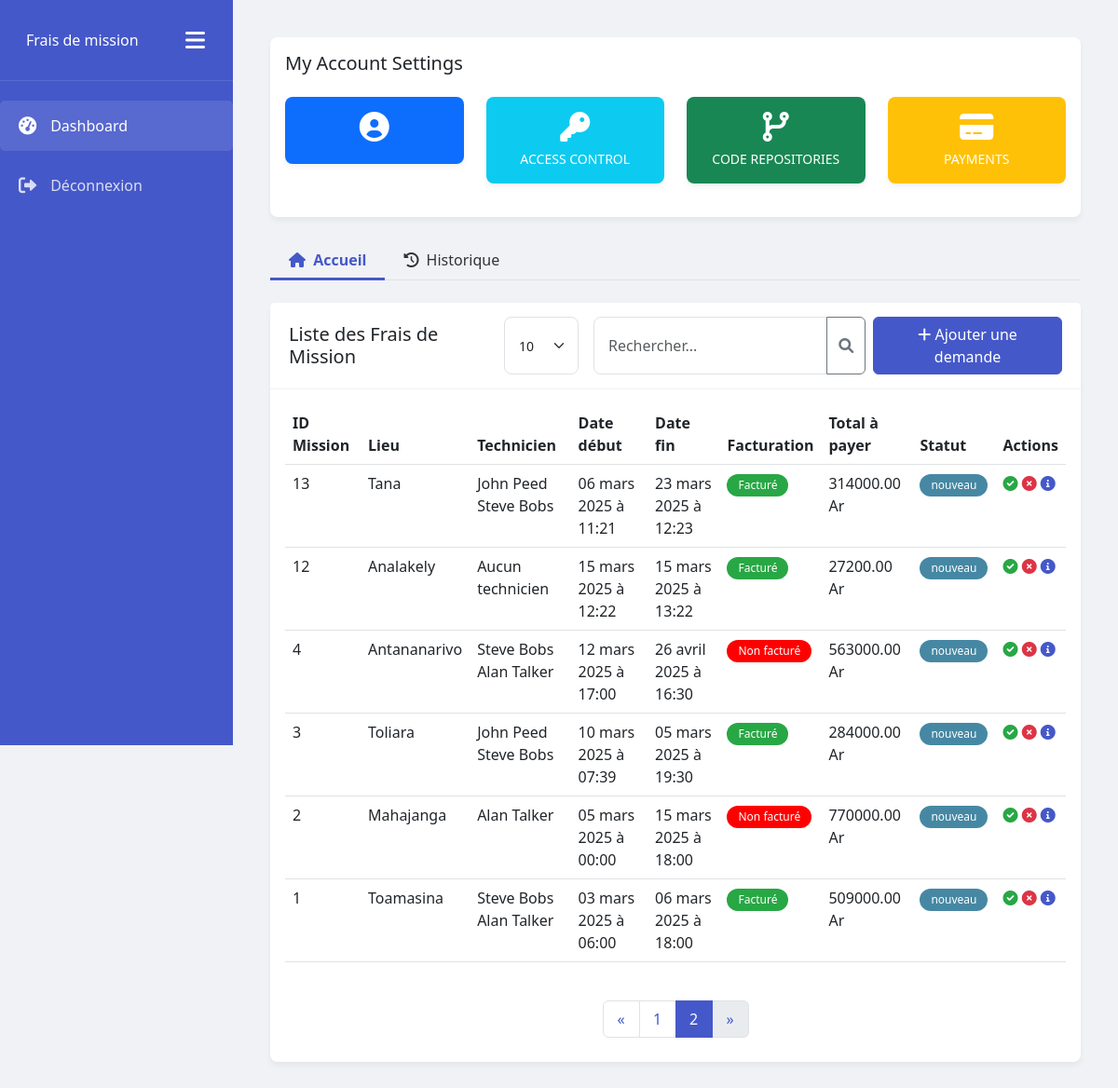
Screenshot of /?page=2 with the database file from the repository.
### fdm_app/models.py (models this page shows, shortened)
class Mission(models.Model):
    techniciens = models.ManyToManyField(Technician, related_name="missions")
    mission_details = models.TextField(
        help_text='details de la mission',
        verbose_name='Mission Details'
    )
    start_date = models.DateField(
        help_text='date de debut de la mission',
        verbose_name='Start Date'
    )
    start_hour = models.TimeField(
        help_text='heure de debut de la mission',
        verbose_name='Start Hour'
    )
    end_date = models.DateField(
        help_text='date de fin de la mission',
        verbose_name='End Date'
    )
    end_hour = models.TimeField(
        help_text='heure de fin de la mission',
        verbose_name='End Hour'
    )
    location = models.CharField(
        max_length=50,
        help_text='lieu de la mission'
    )
    facturation = models.BooleanField(
        help_text='facturation de la mission, facturee ou non',
        verbose_name='Facturation'
    )
    STATUS_CHOICES = [
        ('NEW', 'New'),
        ('REFUSED', 'Refused'),
        ('VALIDATED', 'Validated'),
    ]
    status = models.CharField(
        max_length=10,
        choices=STATUS_CHOICES,
        default='NEW',
        verbose_name='Status',
        help_text='Statut de la mission'
    )

class Technician(models.Model):
    first_name = models.CharField(
        max_length=50,
        help_text='nom du technicien'
    )
    last_name = models.CharField(
        max_length=50,
        help_text='prenom du technicien'
    )

class Expense(models.Model):
    mission = models.ForeignKey(Mission, on_delete=models.CASCADE, related_name="depenses")
    hosting_days = models.IntegerField(
        help_text='nombre de jours de sejour',
        default=0.0,
    )
    overnight_rate = models.DecimalField(
        max_digits=10,
        decimal_places=2,
        default=0.00,
        help_text='tarif nuitée'
    )
    total_hosting = models.DecimalField(
        max_digits=10,
        decimal_places=2,
        help_text=' pris total de séjour',
        editable = False
    )
    meal_costs = models.DecimalField(
        max_digits=10,
        decimal_places=2,
        help_text='prix des repas',
    )
    total_meal_costs = models.DecimalField(
        max_digits=10,
        decimal_places=2,
        help_text='prix total des repas',
        editable = False,
        default=0.00,
    )
    transport = models.CharField(
        max_length=100,
        help_text='transport',
    )
    shipping_costs = models.DecimalField(
        max_digits=10,
        decimal_places=2,
        help_text='frais de transport',
    )
    various_expenses_details = models.CharField(
        max_length=100,
        help_text='divers frais',
    )
    various_expenses_price = models.DecimalField(
        max_digits=10,
        decimal_places=2,
        help_text='prix des divers frais',
    )
    total_expenses = models.DecimalField(
        max_digits=10,
        decimal_places=2,
        help_text='prix total des frais',
        editable = False,
        default=0.00,
    )

### fdm_app/views.py (the view, shortened to what this page needs)
# urls.py: path('', MissionListView.as_view(), name='missions'),
class MissionListView(View):
    def get(self, request, *args, **kwargs):
        all_missions = Mission.objects.all().order_by('-id')
        search_query = request.GET.get('search', '')
        per_page = request.GET.get('per_page', 10)
        try:
            per_page = int(per_page)
        except (ValueError, TypeError):
            per_page = 10
        paginator = Paginator(all_missions, per_page)
        page = request.GET.get('page', 1)
        try:
            missions = paginator.page(page)
        except PageNotAnInteger:
            missions = paginator.page(1)
        except EmptyPage:
            missions = paginator.page(paginator.num_pages)
        technicians = Technician.objects.all()
        context = {
            'missions': missions,
            'technicians': technicians,
            'active_tab': 'missions'  # pour le style lorsqu'on clique sur historique ou accueil
        }
        return render(request, 'index.html', context)

### fdm_app/templates/index.html (shortened to what this page needs)
 {% extends 'base.html' %}
 {% block content %}
<body>
  <div class="main-content">
   {% include 'account.html' %}
    <ul class="nav nav-tabs mb-4">
      <li class="nav-item">
        <a class="nav-link {% if active_tab == 'missions' %}active{% endif %}" href="{% url 'missions' %}">
          <i class="fas fa-home me-1"></i> Accueil
        </a>
      </li>
      <li class="nav-item">
        <a class="nav-link {% if active_tab == 'history' %}active{% endif %}" href="{% url 'history' %}">
          <i class="fas fa-history me-1"></i> Historique
        </a>
      </li>
    </ul>
    <div class="card mb-4">
      <div class="card-header d-flex justify-content-between align-items-center">
        <h5 class="mb-0">Liste des Frais de Mission</h5>
        <div class="d-flex">
          <form method="GET" action="{% url 'missions' %}" class="d-flex me-2">
            <select class="form-select form-select-sm me-3" style="width: auto; min-width: 80px;" name="per_page" onchange="this.form.submit()">
              <option value="10" {% if request.GET.per_page == '10' or not request.GET.per_page %}selected{% endif %}>10</option>
            </select>
            <div class="input-group">
              <input type="text" class="form-control" name="search" placeholder="Rechercher..."
                     value="{{ request.GET.search|default:'' }}" aria-label="Search">
              <button class="btn btn-outline-secondary" type="submit">
                <i class="fas fa-search"></i>
              </button>
            </div>
          </form>
          <button class="btn btn-primary" data-bs-toggle="modal" data-bs-target="#addMissionModal">
            <i class="fas fa-plus"></i> Ajouter une demande
          </button>
        </div>
      </div>
      <div class="card-body fade-in">
        <div class="table-responsive">
          <table class="table table-hover">
            <thead>
              <tr>
                <th>ID Mission</th>
                <th>Lieu</th>
                <th>Technicien</th>
                <th>Date début</th>
                <th>Date fin</th>
                <th>Facturation</th>
                <th>Total à payer</th>
                <th>Statut</th>
                <th>Actions</th>
              </tr>
            </thead>
            <tbody>
              {% for mission in missions %}
              <tr>
                <td> {{ mission.id }} </td>
                <td>{{ mission.location }}</td>
                <td>
                  {% for technicien in mission.techniciens.all %}
                    {{ technicien.first_name }} {{ technicien.last_name }}<br>
                  {% empty %}
                    Aucun technicien
                  {% endfor %}
                </td>
                <td>{{ mission.start_date|date:"d F Y" }} à {{ mission.start_hour|time:"H:i" }} </td>
                <td>{{ mission.end_date|date:"d F Y" }} à {{ mission.end_hour|time:"H:i" }}</td>
                {% if mission.facturation %}
                <td><span class="badge badge-billed" style="background-color:#28a745;">Facturé</span></td>
                {% else %}
                <td><span class="badge badge-not-billed" style="background-color:red;">Non facturé</span></td>
                {% endif %}
                {% for expense in mission.depenses.all %}
                <td> {{ expense.total_expenses }} Ar </td>
                {% endfor %}
                <td>
                  {% if mission.status == "NEW" %}
                    <span class="badge badge-new" style="background-color:#4688A3">nouveau</span>
                  {% elif mission.status == "REFUSED" %}
                    <span class="badge badge-refused" style="background-color: red;">refusée</span>
                  {% elif mission.status == "VALIDATED" %}
                    <span class="badge badge-validated" style="background-color: green;">validée</span>
                  {% endif %}
                </td>
                <td class="action-icons">
                  <i class="fas fa-check-circle validate" data-bs-toggle="modal" data-bs-target="#validateModal"></i>
                  <i class="fas fa-times-circle refuse" data-bs-toggle="modal" data-bs-target="#refuseModal"></i>
                  <i class="fas fa-info-circle details" data-bs-toggle="modal" data-bs-target="#detailModal{{ mission.id }}"></i>
                </td>
              </tr>
              {% endfor %}
            </tbody>
          </table>
        </div>
        <div class="pagination-container">
          <nav aria-label="Page navigation">
            <ul class="pagination">
              {% if missions.has_previous %}
                <li class="page-item">
                  <a class="page-link" href="?page={{ missions.previous_page_number }}" aria-label="Previous">
                    <span aria-hidden="true">&laquo;</span>
                  </a>
                </li>
              {% else %}
                <li class="page-item disabled">
                  <a class="page-link" href="#" aria-label="Previous">
                    <span aria-hidden="true">&laquo;</span>
                  </a>
                </li>
              {% endif %}
              {% for num in missions.paginator.page_range %}
                {% if missions.number == num %}
                  <li class="page-item active">
                    <a class="page-link" href="?page={{ num }}{% if request.GET.search %}&search={{ request.GET.search }}{% endif %} ">
                      {{ num }}
                    </a>
                  </li>
                {% elif num > missions.number|add:'-3' and num < missions.number|add:'3' %}
                  <li class="page-item"><a class="page-link" href="?page={{ num }}{% if request.GET.search %}&search={{ request.GET.search }}{% endif %}">{{ num }}</a></li>
                {% endif %}
              {% endfor %}
              {% if missions.has_next %}
                <li class="page-item">
                  <a class="page-link" href="?page={{ missions.next_page_number }}{% if request.GET.search %}&search={{ request.GET.search }}{% endif %}" aria-label="Next">
                    <span aria-hidden="true">&raquo;</span>
                  </a>
                </li>
              {% else %}
                <li class="page-item disabled">
                  <a class="page-link" href="#" aria-label="Next">
                    <span aria-hidden="true">&raquo;</span>
                  </a>
                </li>
              {% endif %}
            </ul>
          </nav>
        </div>
</body>
</html>
{% endblock %}

### fdm_app/static/css/style.css (style rules this page uses)
:root { --primary-color: #4558c9; --secondary-color: #e9ecef; --text-color: #333; --bg-light: #f8f9fa; --border-radius: 8px; }
body { font-family: 'Segoe UI', Tahoma, Geneva, Verdana, sans-serif; background-color: #f0f2f5; color: var(--text-color); }
.main-content { margin-left: 250px; padding: 20px; transition: all 0.3s; }
.card { border-radius: var(--border-radius); box-shadow: 0 4px 6px rgba(0,0,0,0.05); margin-bottom: 20px; border: none; }
.card-header { background-color: white; border-bottom: 1px solid rgba(0,0,0,0.05); font-weight: bold; padding: 15px 20px; display: flex; justify-content: space-between; align-items: center; }
.btn-primary { background-color: var(--primary-color); border-color: var(--primary-color); }
.table th { font-weight: 600; border-top: none; }
.badge { padding: 6px 12px; border-radius: 20px; font-weight: 500; }
.badge-billed { background-color: #198754; color: white; }
.badge-not-billed { background-color: #fd7e14; color: white; }
.action-icons .validate { color: #28a745; }
.action-icons .refuse { color: #dc3545; }
.action-icons .details { color: var(--primary-color); }
.pagination-container { height: 60px; display: flex; align-items: center; justify-content: center; margin-top: 15px; }
.pagination { justify-content: center; margin: 0; }
.pagination .page-item .page-link { color: var(--primary-color); min-width: 40px; height: 40px; display: flex; align-items: center; justify-content: center; }
.pagination .page-item.active .page-link { background-color: var(--primary-color); border-color: var(--primary-color); color: white; }
.form-control, .form-select { border-radius: var(--border-radius); padding: 10px 15px; }
.fade-in { animation: fadeIn 0.5s; }
.nav-tabs .nav-link { color: var(--text-color); border: none; padding: 10px 20px; border-radius: 0; position: relative; }
.nav-tabs .nav-link.active { color: var(--primary-color); background-color: transparent; font-weight: bold; }
.nav-tabs .nav-link.active::after { content: ''; position: absolute; bottom: 0; left: 0; width: 100%; height: 3px; background-color: var(--primary-color); }
.main-content { margin-left: var(--sidebar-width, 250px); padding: 20px; transition: all 0.3s; padding-left: 0 ; }

### rows the page displays
Mission: id "13", location "Tana", start_date "06 mars 2025", start_hour "11:21", end_date "23 mars 2025", end_hour "12:23", facturation "Facturé", status "nouveau"
Technician: first_name "John", last_name "Peed"
Technician: first_name "Steve", last_name "Bobs"
Expense: total_expenses "314000.00"
Mission: id "12", location "Analakely", start_date "15 mars 2025", start_hour "12:22", end_date "15 mars 2025", end_hour "13:22", facturation "Facturé", status "nouveau"
Expense: total_expenses "27200.00"
Mission: id "4", location "Antananarivo", start_date "12 mars 2025", start_hour "17:00", end_date "26 avril 2025", end_hour "16:30", facturation "Non facturé", status "nouveau"
Technician: first_name "Alan", last_name "Talker"
Expense: total_expenses "563000.00"
Mission: id "3", location "Toliara", start_date "10 mars 2025", start_hour "07:39", end_date "05 mars 2025", end_hour "19:30", facturation "Facturé", status "nouveau"
Expense: total_expenses "284000.00"
Mission: id "2", location "Mahajanga", start_date "05 mars 2025", start_hour "00:00", end_date "15 mars 2025", end_hour "18:00", facturation "Non facturé", status "nouveau"
Expense: total_expenses "770000.00"
Mission: id "1", location "Toamasina", start_date "03 mars 2025", start_hour "06:00", end_date "06 mars 2025", end_hour "18:00", facturation "Facturé", status "nouveau"
Expense: total_expenses "509000.00"

### other values shown
{{ num }} "1"
{{ num }} "2"
